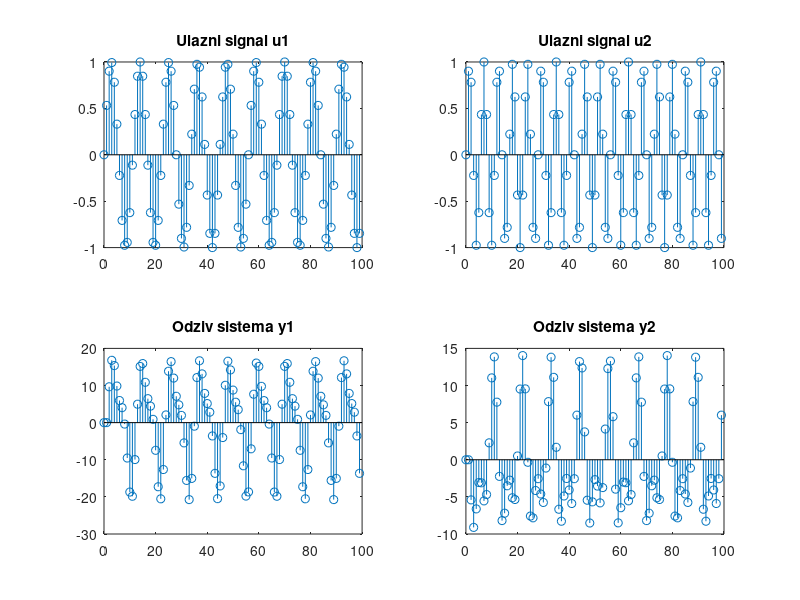

Here is the MATLAB script that generated this plot:
% LVN DS sa dva ulaza i dva izlaza opisan preko jednacina stanja
A = [0.01 0.05; 2 0.01];
B = [2 0; -1 3];
C = [5 2; -1 -2];
D = [0 0; 0 0];
% definisanje dva ulazna signala
fs = 11200;
f1 = 1000;
f2 = 2000;
n = 0 : 99;
u1 = sin(2*pi*f1/fs*n);
u2 = sin(2*pi*f2/fs*n);
u = [u1; u2];
% odredjivanje odziva sistema, poc uslovi su nula
x(1:2, 1:101) = 0;
y(1:2, 1:101) = 0;
for i = 2 : 101
    x(:,i) = A*x(:,i-1)+B*u(:,i-1);
end
for i = 1 : 100
    y(:,i) = C*x(:,i)+D*u(:,i);
end
%formiranje dva odvojena izlazna signala radi kasnijeg lakseg poredjenja
y1 = y(1, 1:100);
y2 = y(2, 1:100);
%crtanje ulaznih i izlaznih signala
subplot (2, 2, 1), stem (n, u(1,:)), title ('Ulazni signal u1');
subplot (2, 2, 2), stem (n, u(2,:)), title ('Ulazni signal u2');
subplot (2, 2, 3), stem (n, y1), title ('Odziv sistema y1');
subplot (2, 2, 4), stem (n, y2), title ('Odziv sistema y2');
%definisanje posebnih signala za potrebe simulacije u Simulinku
u1_sim = [n;u1]';
u2_sim = [n;u2]';
